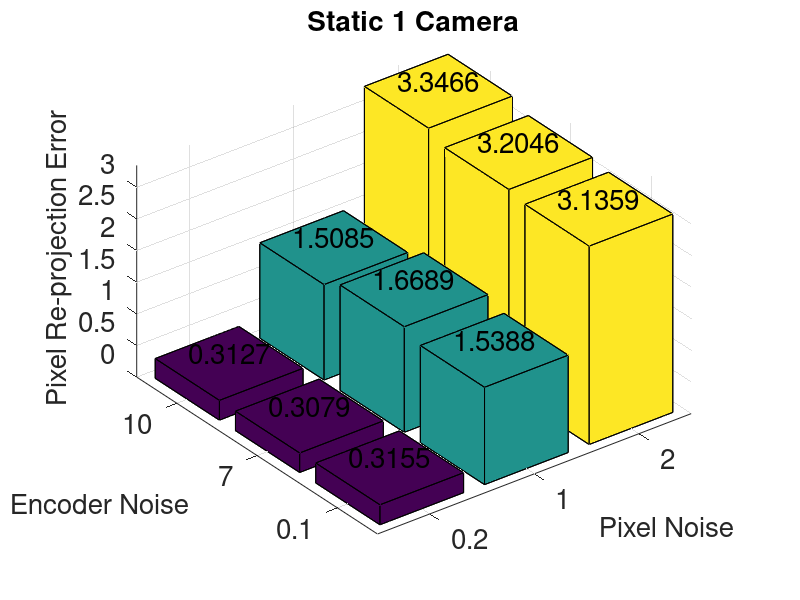

Source code (MATLAB): (Note: this script raises an error after producing the figure.)
clear all
clc
close all

% This file generates the plot for the sensitivity analysis experiment

static1_err = [0.3127 1.5085 3.3466;
               0.3079 1.6689 3.2046;
               0.3155 1.5388 3.1359];

static2_err = [0.3035 1.6215 3.2847;
               0.2840 1.4701 2.8855;
               0.2956 1.4223 3.3151];
            
[X1,Y1] = meshgrid(1:size(static1_err,2), 1:size(static1_err,1));
X1 = X1(:);
Y1 = Y1(:);

X = [0.2;0.2;0.2;1;1;1;2;2;2];
Y = [0.1;7;10;0.1;7;10;0.1;7;10];

figure(1);
hb1 = bar3(static1_err);
set(gca,'XTickLabel',[0.2 1 2],'FontSize', 20);
set(gca,'YTickLabel',[10 7 0.1],'FontSize', 20);
text(X1, Y1, static1_err(:), num2str(static1_err(:)), 'HorizontalAlignment','center', 'VerticalAlignment','bottom','FontSize', 20);
title('Static 1 Camera','FontSize', 20);
xlabel('Pixel Noise','FontSize', 20);
ylabel('Encoder Noise','FontSize', 20);
zlabel('Pixel Re-projection Error','FontSize', 20);
hb1(1).FaceColor = '#D95319';

figure(2);
hb2 = bar3(static2_err);
set(gca,'XTickLabel',[0.2 1 2],'FontSize', 20);
set(gca,'YTickLabel',[10 7 0.1],'FontSize', 20);
text(X1, Y1, static2_err(:), num2str(static2_err(:)), 'HorizontalAlignment','center', 'VerticalAlignment','bottom','FontSize', 20);
title('Static 2 Camera','FontSize', 20);
xlabel('Pixel Noise','FontSize', 20);
ylabel('Encoder Noise','FontSize', 20);
zlabel('Pixel Re-projection Error','FontSize', 20);
hb2(1).FaceColor = '#D95319';

% Calculate mean and std deviation pixel error over all cameras and all
% experiments with same pixel noise
pn1_mean_train = [0.24588 0.25002 0.24818 0.24871 0.25036 0.24594 0.24181 0.24803 0.24743];
pn1_sd_train = [0.016036 0.010159 0.011892 0.014959 0.011454 0.0089446 0.013349 0.011292 0.011138];
pn2_mean_train = [1.2255 1.2552 1.2441 1.2085 1.2624 1.2492 1.2264 1.2515 1.2459];
pn2_sd_train = [0.090069 0.054572 0.059828 0.074089 0.065698 0.046327 0.07786 0.048137 0.05337];
pn3_mean_train = [2.4682 2.4786 2.4608 2.404 2.4719 2.4844 2.4157 2.4853 2.5068];
pn3_sd_train = [0.13878 0.095719 0.10007 0.14026 0.097111 0.10589 0.17152 0.096086 0.12524];

pn1_mean_test = [0.24195 0.24677 0.25009 0.24503 0.24539 0.24827 0.24427 0.24638 0.24844];
pn1_sd_test = [0.01354 0.010218 0.012759 0.015193 0.0087597 0.0082946 0.018445 0.009548 0.0081387];
pn2_mean_test = [1.1876 1.2391 1.2477 1.2268 1.2375 1.2448 1.1798 1.2307 1.2376];
pn2_sd_test = [0.077269 0.048835 0.04891 0.092649 0.050895 0.052008 0.08352 0.060264 0.046392];
pn3_mean_test = [2.4602 2.4732 2.2882 2.4622 2.4744 2.5345 2.4667 2.4855 2.4768];
pn3_sd_test = [0.19995 0.096438 0.10107 0.16803 0.093519 0.082031 0.13331 0.099833 0.11083];

% mean(pn1_mean_train)
% mean(pn1_sd_train)
% mean(pn2_mean_train)
% mean(pn2_sd_train)
% mean(pn3_mean_train)
% mean(pn3_sd_train)
% 
% mean(pn1_mean_test)
% mean(pn1_sd_test)
% mean(pn2_mean_test)
% mean(pn2_sd_test)
% mean(pn3_mean_test)
% mean(pn3_sd_test)

%% Calculate mean and std deviation parameter error over all cameras and all expriments with same pixel noise
pn1_mean_rot = [0.063843 0.37873 0.14306];
pn1_sd_rot = [0.061078 0.64933 0.22048];
pn1_mean_trans = [0.00016903 0.0003526 0.000361];
pn1_sd_trans = [0.00014048 0.00035404 0.000260];
pn2_mean_rot = [0.43035 0.96657 0.71123];
pn2_sd_rot = [0.73788 1.4753 0.56146];
pn2_mean_trans = [0.0009155 0.0016138 0.002395];
pn2_sd_trans = [0.00061912 0.0012028 0.0021085];
pn3_mean_rot = [1.0592 1.2462 2.4268];
pn3_sd_rot = [0.6761 1.6805 4.2643];
pn3_mean_trans = [0.0055534 0.0013724 0.0037737];
pn3_sd_trans = [0.0068998 0.00067915 0.0034965];

mean(pn1_mean_rot)
mean(pn1_sd_rot)
mean(pn1_mean_trans)
mean(pn1_sd_trans)
mean(pn2_mean_rot)
mean(pn2_sd_rot)
mean(pn2_mean_trans)
mean(pn2_sd_trans)
mean(pn3_mean_rot)
mean(pn3_sd_rot)
mean(pn3_mean_trans)
mean(pn3_sd_trans)